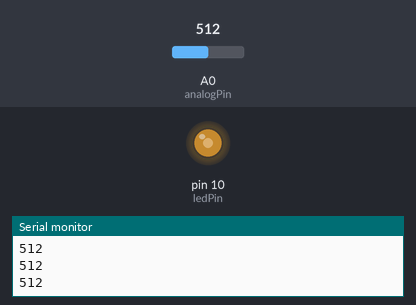
Simulated run of this sketch. Board: Arduino Uno, built with avr-gcc and run on an emulated ATmega328P. Parts: output pins drawn as LEDs (lit = HIGH), the last lines printed to the serial monitor. The test bench sets the inputs (shaded band); at power-on: A0 (analogPin) = 512.

Above: at 1.2 s.
1.3 s: A0 (analogPin) set to 716
At 2.3 s:
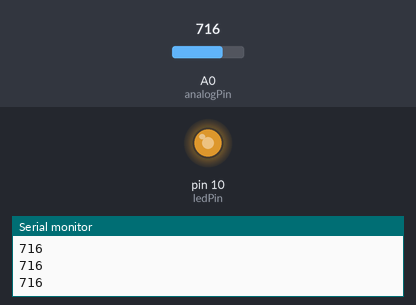
2.8 s: A0 (analogPin) set to 900
At 3.6 s:
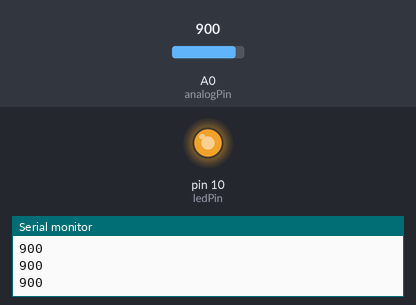
4.3 s: A0 (analogPin) set to 122
At 4.7 s:
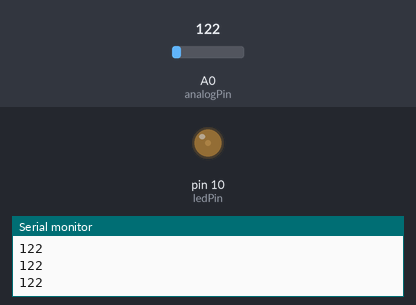
5.8 s: A0 (analogPin) set to 0
At 7.0 s:
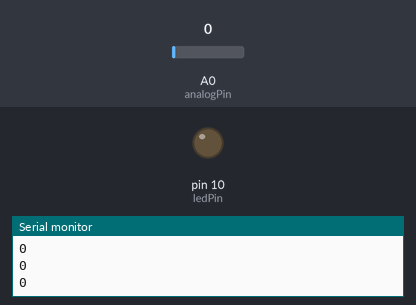
Timing chart, 0 to 8.3 s (numbered marks = the images above; inputs shaded):
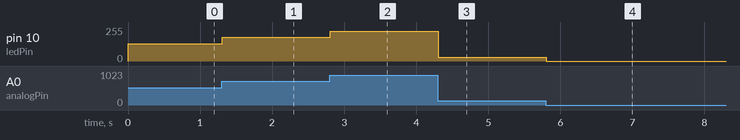

Measured:
- after the input at 1.3 s, pin 10 (ledPin): 128/255 → 179/255 at once
- after the input at 2.8 s, pin 10 (ledPin): 179/255 → 225/255 at once
- after the input at 4.3 s, pin 10 (ledPin): 225/255 → 30/255 at once
- after the input at 5.8 s, pin 10 (ledPin): 30/255 → 0/255 at once

The sketch:

test_variable_resistance.ino
```cpp
const int ledPin = 10;
const int analogPin = A0;

void setup(){
	Serial.begin(9600);
}

void loop(){
	int sensorInput = analogRead(analogPin);
    Serial.println(sensorInput);
    analogWrite(ledPin, sensorInput/4);
}
```
